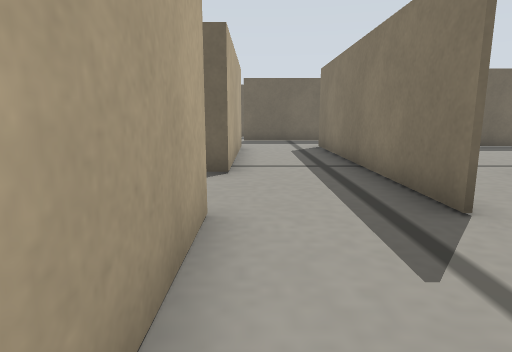
[1] (above)

20 first-person views from a walk through a world built for the Gazebo simulator. The camera is 0.11 m above the floor, tilts 10° down and sees 75° across. The floor is counted in squares, 0.1 m on a side. Each view is taken from the middle of a square. On the plan, view 1 faces up. The plan holds only what a view shows up to about 13 squares ahead; the rest is blank. Robots are left out.

[2]
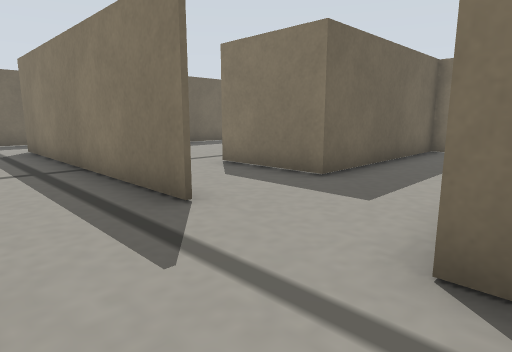

[3]
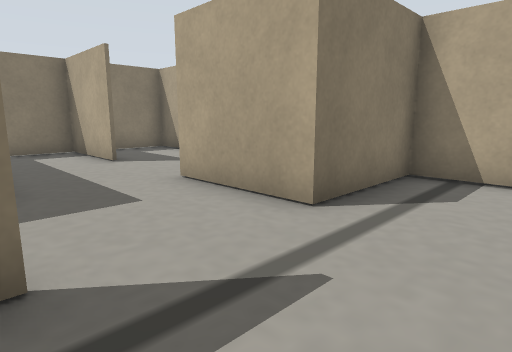

[4]
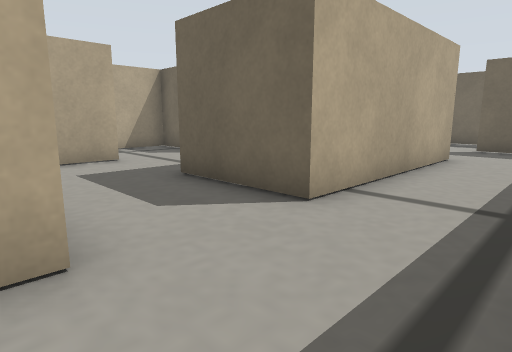

[5]
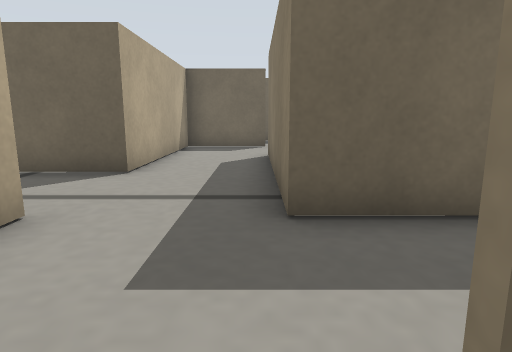

[6]
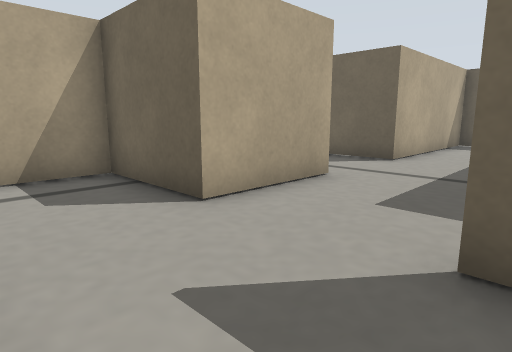

[7]
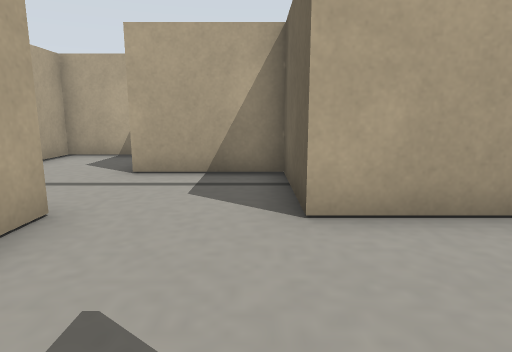

[8]
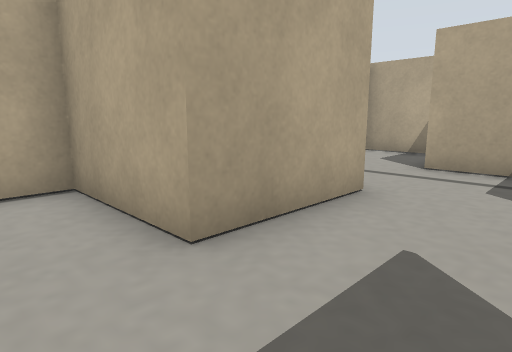

[9]
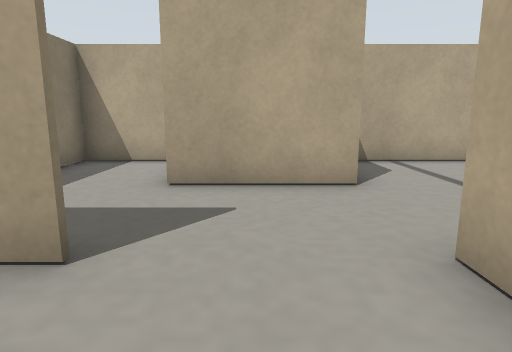

[10]
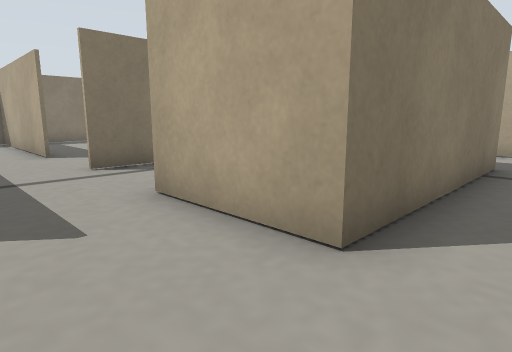

[11]
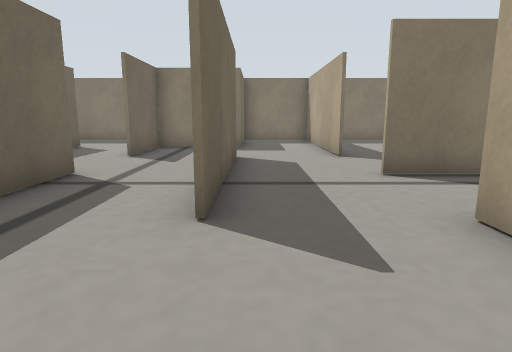

[12]
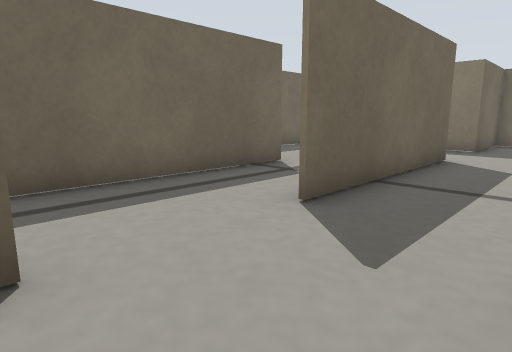

[13]
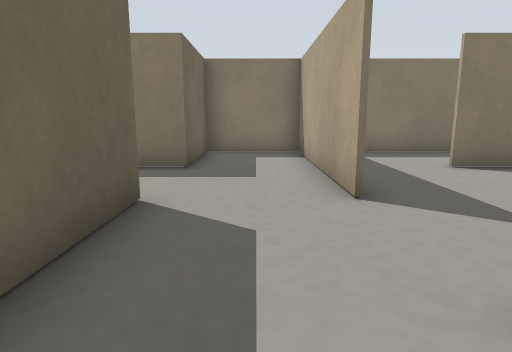

[14]
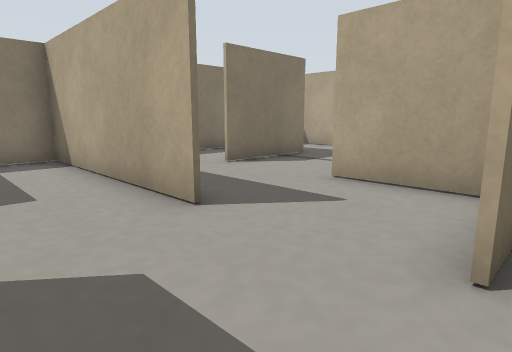

[15]
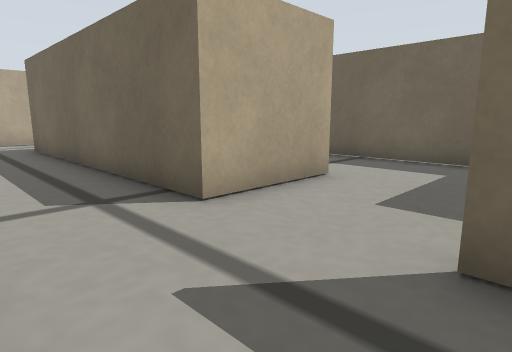

[16]
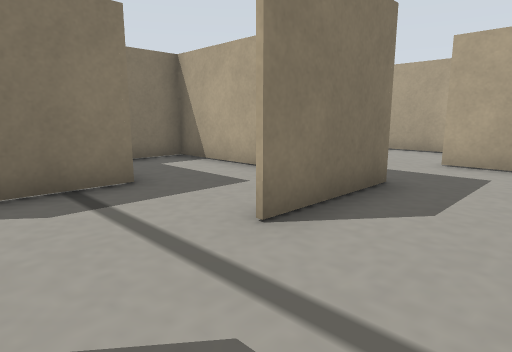

[17]
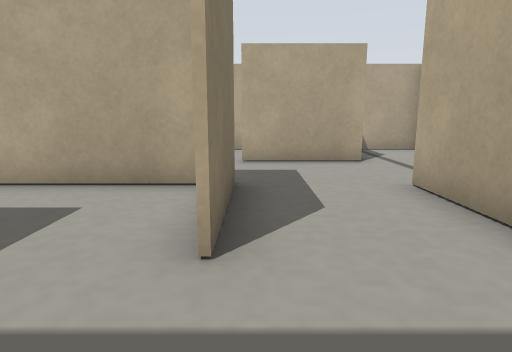

[18]
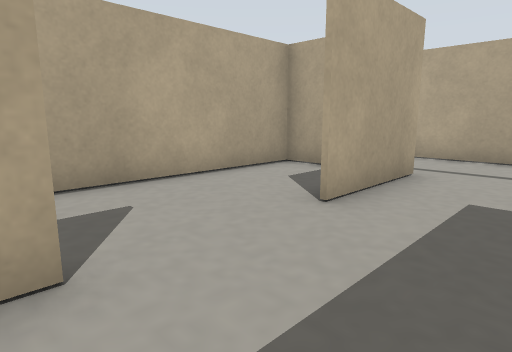

[19]
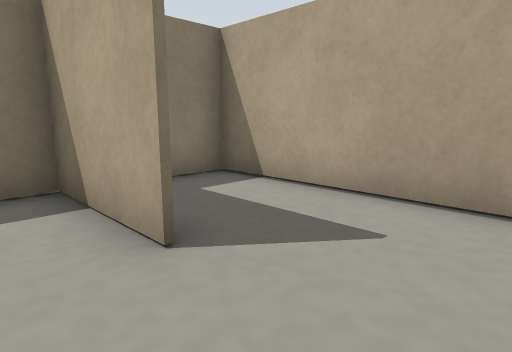

[20]
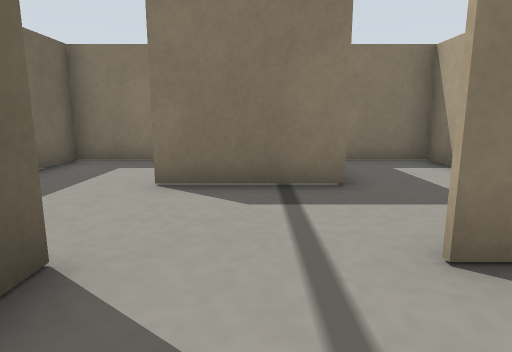

### Floor plan
Ten units are one square. View 1 is at (0, 0); x grows to the right and y downward. Boxes are objects, and circles mark ways between rooms. Rooms are numbered by the first view taken in them; rooms with no view inside come last. Other rooms are left out.
<svg viewBox="-132 -200 252 230">
<path fill="none" stroke="#000" d="M-5 -37 -5 4M24 25 24 -7 54 -7M-5 25 20 25M-5 -126 -5 -66 -37 -66 -37 -126 -5 -126M29 -96 54 -96 49 -96M54 -126 115 -126M54 -155 -6 -155M-36 -155 -65 -155 -65 -96M24 -59 24 -36 24 -126M24 -195 24 -185 -67 -185M83 -65 83 -98M-65 -66 -65 -45M53 -35 53 -66M-36 -36 -30 -36M59 -36 115 -36M114 -130 114 -155 83 -155 83 -185 54 -185M114 -40 114 -57M-67 -7 -36 -7 -36 25 -5 25 -5 13M-65 -45 -65 -35 -95 -35 -95 -5M-127 4 -127 25 -75 25M84 -7 114 -7 114 -40M115 -35 53 -35M24 14 24 25M20 25 114 24 114 6M115 -125 84 -125M114 -71 114 -130"/>
<circle cx="20" cy="-40" r="3" fill="#2a7"/>
<circle cx="50" cy="-25" r="3" fill="#2a7"/>
<circle cx="-50" cy="-40" r="3" fill="#2a7"/>
<circle cx="80" cy="-110" r="3" fill="#2a7"/>
<circle cx="70" cy="-10" r="3" fill="#2a7"/>
<text x="10" y="-10">1</text>
<text x="10" y="-120">2</text>
<text x="-70" y="-10">3</text>
<text x="80" y="-30">4</text>
<text x="70" y="10">5</text>
<text x="90" y="-100">6</text>
</svg>
Room 1 opens to room 2. Room 1 opens to room 4. Room 2 opens to room 3. Room 2 opens to room 6. Room 4 opens to room 5.

Where each view was taken, in squares from view 1:
view 1: 0 up, 0 right, facing up
view 2: 0 up, 0 right, facing up-right
view 3: 4 up, 0 right, facing down-right
view 4: 3 up, 2 right, facing up-left
view 5: 3 up, 4 left, facing up
view 6: 1 up, 3 left, facing up-left
view 7: 3 up, 3 left, facing left
view 8: 3 up, 2 left, facing down-left
view 9: 6 up, 5 left, facing down
view 10: 15 up, 5 left, facing down-right
view 11: 15 up, 4 left, facing right
view 12: 13 up, 4 left, facing up-right
view 13: 14 up, 1 right, facing right
view 14: 15 up, 2 right, facing down-right
view 15: 16 up, 6 right, facing up-left
view 16: 9 up, 3 right, facing down-right
view 17: 9 up, 5 right, facing down
view 18: 3 up, 9 right, facing down-left
view 19: 2 up, 6 right, facing down-right
view 20: 8 up, 3 right, facing right
